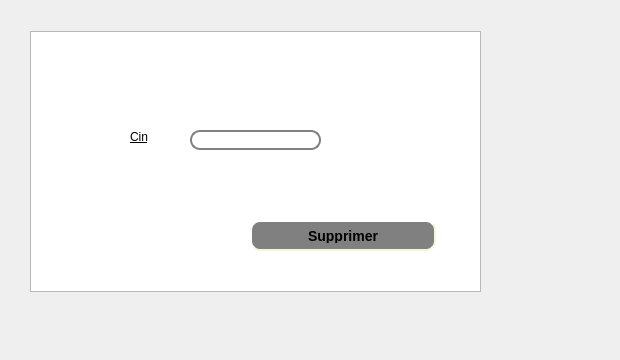
     <widget class="QWidget" name="tab_3">
      <attribute name="title">
       <string>Supprimer un employe</string>
      </attribute>
      <widget class="QTableView" name="tabemploye_5">
       <property name="geometry">
        <rect>
         <x>30</x>
         <y>31</y>
         <width>451</width>
         <height>261</height>
        </rect>
       </property>
      </widget>
      <widget class="QLineEdit" name="lineEdit_id_19">
       <property name="geometry">
        <rect>
         <x>190</x>
         <y>130</y>
         <width>131</width>
         <height>20</height>
        </rect>
       </property>
       <property name="styleSheet">
        <string notr="true">QLineEdit {
    border: 2px solid gray;
    border-radius: 10px;
    padding: 0 8px;
    background: white;
    selection-background-color: darkgray;
}</string>
       </property>
      </widget>
      <widget class="QPushButton" name="pb_ajouter_7">
       <property name="geometry">
        <rect>
         <x>250</x>
         <y>220</y>
         <width>186</width>
         <height>31</height>
        </rect>
       </property>
       <property name="styleSheet">
        <string notr="true">QPushButton#pb_ajouter_7 {
    background-color: grey;
    border-style: outset;
    border-width: 2px;
    border-radius: 10px;
    border-color: beige;
    font: bold 14px;
    min-width: 10em;
    padding: 6px;
}
</string>
       </property>
       <property name="text">
        <string>Supprimer</string>
       </property>
      </widget>
      <widget class="QLabel" name="label_28">
       <property name="geometry">
        <rect>
         <x>130</x>
         <y>130</y>
         <width>47</width>
         <height>13</height>
        </rect>
       </property>
       <property name="styleSheet">
        <string notr="true">font: 12pt &quot;Andalus&quot;;
text-decoration: underline;</string>
       </property>
       <property name="text">
        <string>Cin</string>
       </property>
      </widget>
      <widget class="QLabel" name="label_6">
       <property name="geometry">
        <rect>
         <x>-4</x>
         <y>0</y>
         <width>501</width>
         <height>261</height>
        </rect>
       </property>
       <property name="styleSheet">
        <string notr="true">background-image: url(:/bg.jpg);</string>
       </property>
       <property name="text">
        <string/>
       </property>
       <property name="pixmap">
        <pixmap>../60342173_2276972439287605_1529191567795945472_n.jpg</pixmap>
       </property>
      </widget>
      <widget class="QLabel" name="label_42">
       <property name="geometry">
        <rect>
         <x>-6</x>
         <y>-11</y>
         <width>611</width>
         <height>351</height>
        </rect>
       </property>
       <property name="text">
        <string/>
       </property>
       <property name="pixmap">
        <pixmap>../../Downloads/back.png</pixmap>
       </property>
      </widget>
      <zorder>label_42</zorder>
      <zorder>label_6</zorder>
      <zorder>tabemploye_5</zorder>
      <zorder>lineEdit_id_19</zorder>
      <zorder>pb_ajouter_7</zorder>
      <zorder>label_28</zorder>
     </widget>
